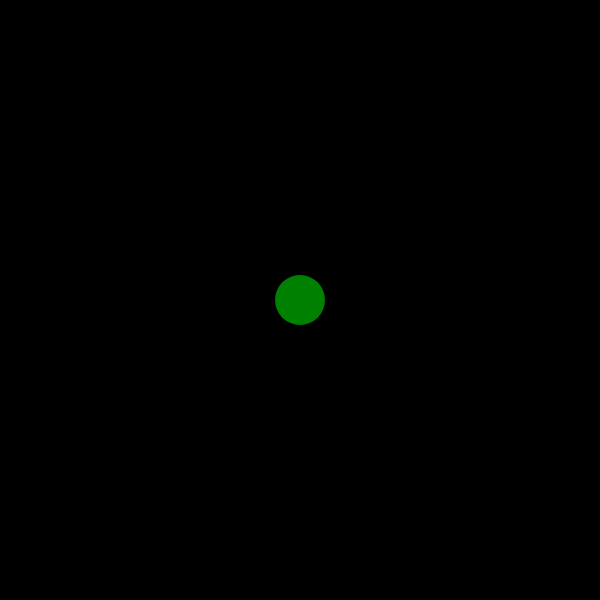
Frame 1 (no input)
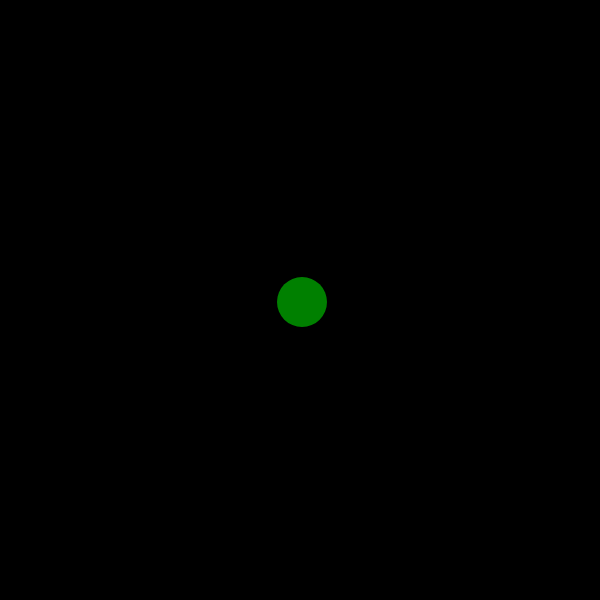
Frame 60 (no input)
Frame 120 (the mouse pressed at the canvas centre since frame 60): identical to frame 60, image omitted

The p5.js sketch that drew these frames (run headless with seeded random() and noise() and a simulated clock; from frame 60 on, the mouse is pressed at the canvas centre):

// p5.js sketch
// ── sketch.js
let orb;

function setup() {
    // create canvas
    createCanvas( 600, 600 );

    // create a new ball object of class type "Ball"
    orb = new Orb(0, 0, 50, 'green');
}

function draw() {
    background(0);

    // call the ball's methods
    orb.display();
    orb.move();
    orb.edgeCheck();
  //  orb.implode();
}
class Orb {
    constructor(x, y, size, color) {
        this.color = color;
        this.size = size;
        this.rad = this.size / 2;
        this.posX = x;
        this.posY = y;
        this.deltaX = (-2, 2);
        this.deltaY = (-2, 2);
    }

    display() {
        push();
        // remove the balls outer stroke
        noStroke();
        // set the balls fill color
        fill(this.color);
        // set the position of the ball
        translate(this.posX, this.posY);
        ellipse(300, 300, this.size);
        pop();
    }
    move() {
           this.posX += this.deltaX;
           this.posY += this.deltaY;
       }

       /*implode() {
         if (this.posX = width/2 || this.size = 0) {
           this.deltaX *= -1;
         }
         if (this.posY = height/2 || this.size = 0) {
           this.deltaY *= -1;
         }
*/
      edgeCheck() {
           // check if the ball has hit a vertical wall (left or right walls)
           if( this.posX + this.rad >= width || this.posX - this.rad <= 0) {
               this.deltaX *= -1;
           }
           // check if the ball has hit a horizontal wall (top or bottom walls)
           if( this.posY + this.rad >= height || this.posY - this.rad <= 0) {
               this.deltaY *= -1;
           }

       }
     }
